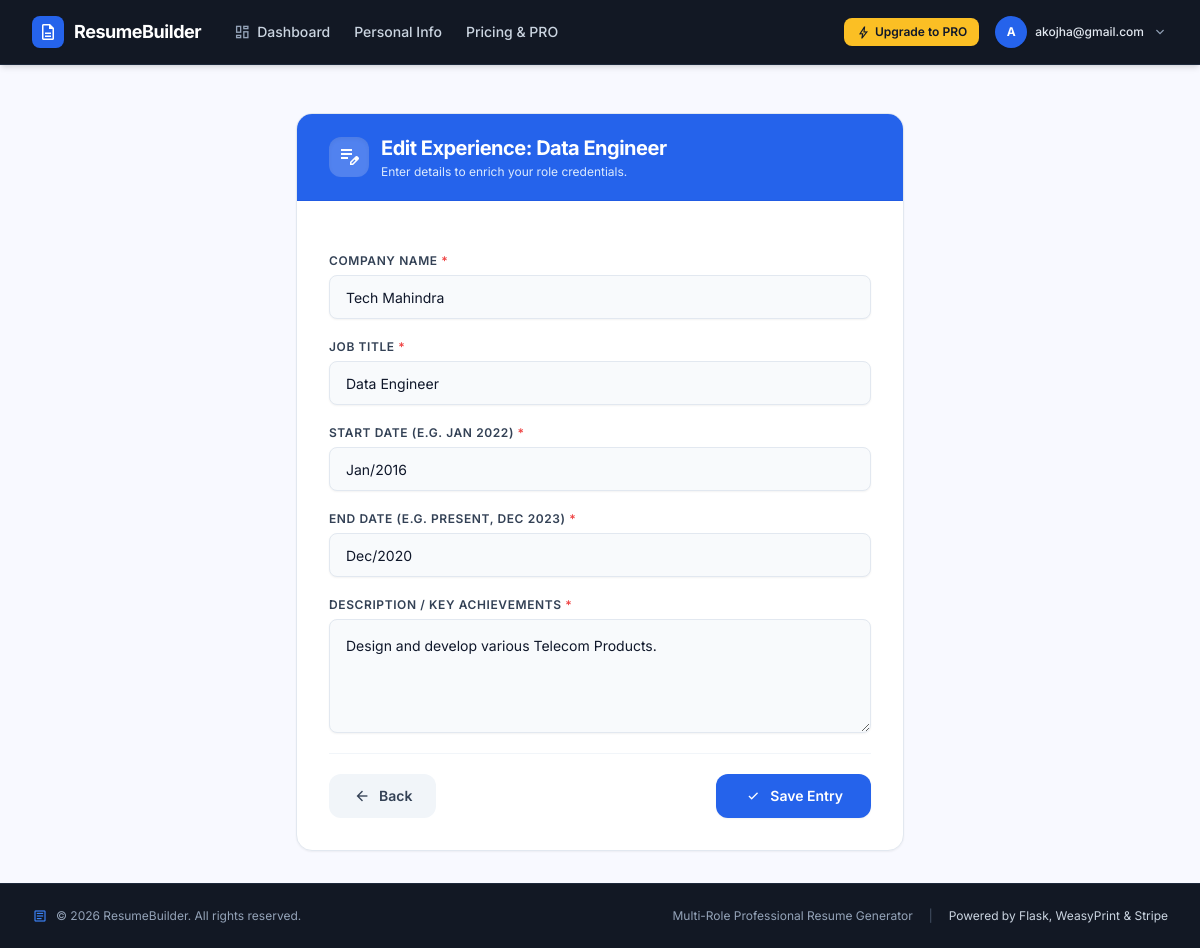
Screenshot of /dashboard/experience/1/edit (signed in) with the database file from the repository.
### app/models.py (models this page shows, shortened)
class User(db.Model, UserMixin):
    id = db.Column(db.Integer, primary_key=True)
    email = db.Column(db.String(120), unique=True, nullable=False)
    password_hash = db.Column(db.String(60), nullable=False)
    is_premium = db.Column(db.Boolean, default=False)
    plan = db.Column(db.String(20), nullable=True)  # 'monthly', 'yearly'
    payment_gateway = db.Column(db.String(20), nullable=True)  # 'stripe', 'razorpay', 'dev'
    subscription_date = db.Column(db.DateTime, nullable=True)
    personal_info = db.relationship('PersonalInfo', backref='owner', uselist=False, lazy=True)
    roles = db.relationship('ResumeRole', backref='author', lazy=True)

class Experience(db.Model):
    id = db.Column(db.Integer, primary_key=True)
    role_id = db.Column(db.Integer, db.ForeignKey('resume_role.id'), nullable=False)
    company = db.Column(db.String(100), nullable=False)
    job_title = db.Column(db.String(100), nullable=False)
    start_date = db.Column(db.String(20))
    end_date = db.Column(db.String(20))
    description = db.Column(db.Text)

### app/dashboard/routes.py (the view, shortened to what this page needs)
@dashboard.route('/experience/<int:exp_id>/edit', methods=['GET', 'POST'])
@login_required
def edit_experience(exp_id):
    exp = db.get_or_404(Experience, exp_id)
    if exp.role.user_id != current_user.id:
        flash('Unauthorized access.', 'danger')
        return redirect(url_for('dashboard.index'))
    form = ExperienceForm(obj=exp)
    return render_template('dashboard/item_form.html', form=form, title=f"Edit Experience: {exp.job_title}")

### app/forms.py
class ExperienceForm(FlaskForm):
    company = StringField('Company Name', validators=[DataRequired()])
    job_title = StringField('Job Title', validators=[DataRequired()])
    start_date = StringField('Start Date (e.g. Jan 2022)', validators=[DataRequired()])
    end_date = StringField('End Date (e.g. Present, Dec 2023)', validators=[DataRequired()])
    description = TextAreaField('Description / Key Achievements', validators=[DataRequired()])
    submit = SubmitField('Add Experience')

### app/models.py (called while the page is built)
@login_manager.user_loader
def load_user(user_id):
    return db.session.get(User, int(user_id))

### app/templates/dashboard/item_form.html (shortened to what this page needs)
{% extends 'base.html' %}
{% block content %}
<div class="max-w-2xl w-full mx-auto px-4 sm:px-6 lg:px-8 py-8 flex-grow">
    <section class="bg-white rounded-2xl shadow-sm border border-slate-200 overflow-hidden">
        <div class="bg-blue-600 px-6 sm:px-8 py-5 border-b border-blue-700/40 text-white flex items-center justify-between">
            <div class="flex items-center space-x-3">
                <div class="w-10 h-10 rounded-xl bg-white/20 flex items-center justify-center text-white shadow-inner">
                    <span class="material-symbols-outlined text-[24px]">edit_note</span>
                </div>
                <div>
                    <h1 class="text-lg sm:text-xl font-bold tracking-tight text-white">{{ title }}</h1>
                    <p class="text-xs text-blue-100 mt-0.5">Enter details to enrich your role credentials.</p>
                </div>
            </div>
        </div>
        <form method="POST" class="p-6 sm:p-8 space-y-5">
            {% for field in form if field.name != 'csrf_token' and field.name != 'submit' %}
                <div class="flex flex-col gap-1.5">
                    <label class="text-xs font-semibold uppercase tracking-wider text-slate-700" for="{{ field.id }}">
                        {{ field.label.text }} <span class="text-red-500">*</span>
                    </label>
                    {% set err_cls = 'border-red-400 ring-1 ring-red-400' if field.errors else 'border-slate-200 focus:border-blue-500 focus:ring-2 focus:ring-blue-500/20' %}
                    {% if field.type == 'TextAreaField' %}
                        <textarea class="w-full rounded-lg bg-slate-50 text-slate-900 text-sm border {{ err_cls }} p-4 focus:bg-white focus:outline-none transition-all shadow-sm"
                                  id="{{ field.id }}"
                                  name="{{ field.name }}"
                                  rows="4"
                                  required>{{ field.data or '' }}</textarea>
                    {% else %}
                        <input class="w-full h-11 px-4 rounded-lg bg-slate-50 text-slate-900 text-sm border {{ err_cls }} focus:bg-white focus:outline-none transition-all shadow-sm"
                               id="{{ field.id }}"
                               name="{{ field.name }}"
                               required
                               type="text"
                               value="{{ field.data or '' }}">
                    {% endif %}
                </div>
            {% endfor %}
            <div class="pt-5 border-t border-slate-100 flex items-center justify-between gap-4">
                <a href="javascript:history.back()" class="px-6 h-11 rounded-xl bg-slate-100 hover:bg-slate-200 text-slate-700 font-semibold text-sm flex items-center justify-center gap-2 transition-all">
                    <span class="material-symbols-outlined text-[18px]">arrow_back</span>
                    <span>Back</span>
                </a>
                <button type="submit" class="px-7 h-11 rounded-xl bg-blue-600 hover:bg-blue-700 text-white font-semibold text-sm flex items-center justify-center gap-2 shadow-sm transition-all active:scale-[0.99] cursor-pointer">
                    <span class="material-symbols-outlined text-[18px]">check</span>
                    <span>Save Entry</span>
                </button>
            </div>
        </form>
    </section>
</div>
{% endblock %}

### app/templates/base.html (shortened to what this page needs)
<!DOCTYPE html>
<html lang="en">
<head>
    <link href="https://cdnjs.cloudflare.com/ajax/libs/font-awesome/6.4.0/css/all.min.css" rel="stylesheet">
    <script src="https://cdn.tailwindcss.com?plugins=forms,container-queries"></script>
    <script id="tailwind-config">
    tailwind.config = {
        darkMode: "class",
        theme: {
            extend: {
                fontFamily: {
                    sans: ['Inter', 'sans-serif'],
                },
                colors: {
                    "tertiary-fixed": "#ffddb8",
                    "secondary-fixed": "#dae2fd",
                    "outline": "#737686",
                    "on-tertiary-fixed-variant": "#653e00",
                    "surface-tint": "#0053db",
                    "on-secondary-fixed": "#131b2e",
                    "on-background": "#0b1c30",
                    "on-surface": "#0b1c30",
                    "surface-container": "#e5eeff",
                    "on-primary-fixed": "#00174b",
                    "surface-container-high": "#dce9ff",
                    "surface-bright": "#f8f9ff",
                    "surface-container-highest": "#d3e4fe",
                    "on-primary-container": "#eeefff",
                    "surface-container-low": "#eff4ff",
                    "primary-container": "#2563eb",
                    "tertiary-container": "#996100",
                    "outline-variant": "#c3c6d7",
                    "inverse-on-surface": "#eaf1ff",
                    "surface-container-lowest": "#ffffff",
                    "on-tertiary": "#ffffff",
                    "surface": "#f8f9ff",
                    "secondary-container": "#dae2fd",
                    "on-secondary-container": "#5c647a",
                    "secondary-fixed-dim": "#bec6e0",
                    "on-tertiary-container": "#ffeedd",
                    "secondary": "#0051d5",
                    "inverse-surface": "#213145",
                    "on-error-container": "#93000a",
                    "primary-fixed": "#dbe1ff",
                    "tertiary-fixed-dim": "#ffb95f",
                    "surface-dim": "#cbdbf5",
                    "on-primary": "#ffffff",
                    "background": "#f8f9ff",
                    "error": "#ba1a1a",
                    "on-surface-variant": "#434655",
                    "inverse-primary": "#b4c5ff",
                    "on-secondary": "#ffffff",
                    "primary-fixed-dim": "#b4c5ff",
                    "on-primary-fixed-variant": "#003ea8",
                    "primary": "#004ac6",
                    "on-error": "#ffffff",
                    "error-container": "#ffdad6",
                    "on-secondary-fixed-variant": "#3f465c",
                    "on-tertiary-fixed": "#2a1700",
                    "tertiary": "#784b00",
                    "surface-variant": "#d3e4fe",
                    brand: {
                        50: '#eff6ff',
                        100: '#dbeafe',
                        500: '#3b82f6',
                        600: '#2563eb',
                        700: '#1d4ed8',
                        900: '#1e3a8a',
                    }
                }
            }
        }
    };
    </script>
</head>
<body class="bg-surface text-on-surface antialiased flex flex-col min-h-screen">
    <header class="sticky top-0 left-0 right-0 z-50 bg-[#121824] border-b border-slate-800 shadow-md">
        <div class="h-16 max-w-7xl mx-auto px-4 sm:px-6 lg:px-8 flex items-center justify-between">
            <div class="flex items-center space-x-6 sm:space-x-8">
                <a class="flex items-center space-x-2.5 group" href="{{ url_for('dashboard.index') if current_user.is_authenticated else url_for('home') }}">
                    <div class="w-8 h-8 rounded-lg bg-blue-600 flex items-center justify-center text-white shadow-sm group-hover:bg-blue-500 transition-colors">
                        <span class="material-symbols-outlined text-[20px]">description</span>
                    </div>
                    <span class="font-bold text-lg tracking-tight text-white">ResumeBuilder</span>
                </a>
                <nav class="hidden md:flex items-center space-x-6 text-sm font-medium">
                    {% if current_user.is_authenticated %}
                        <a class="flex items-center space-x-1.5 text-slate-300 hover:text-white transition-colors" href="{{ url_for('dashboard.index') }}">
                            <span class="material-symbols-outlined text-[18px] text-slate-400">dashboard</span>
                            <span>Dashboard</span>
                        </a>
                        <a class="text-slate-300 hover:text-white transition-colors" href="{{ url_for('dashboard.personal_info') }}">Personal Info</a>
                    {% else %}
                        <a class="text-slate-300 hover:text-white transition-colors" href="{{ url_for('home') }}">Home</a>
                    {% endif %}
                    <a class="text-slate-300 hover:text-white transition-colors" href="{{ url_for('payments.upgrade') }}">Pricing & PRO</a>
                </nav>
            </div>
            <div class="flex items-center space-x-4">
                {% if current_user.is_authenticated %}
                    {% if current_user.is_premium %}
                        <span class="inline-flex items-center gap-1.5 px-3 py-1 rounded-full bg-amber-400/20 text-amber-300 border border-amber-400/40 text-xs font-semibold">
                            <span class="material-symbols-outlined text-[14px]">star</span>
                            <span>PRO Member</span>
                        </span>
                    {% else %}
                        <a href="{{ url_for('payments.upgrade') }}" class="inline-flex items-center space-x-1 bg-amber-400 hover:bg-amber-300 text-slate-900 font-semibold text-xs px-3 py-1.5 rounded-lg shadow-sm transition-all">
                            <span class="material-symbols-outlined text-[15px]">bolt</span>
                            <span>Upgrade to PRO</span>
                        </a>
                    {% endif %}
                    <div class="relative group">
                        <button type="button" class="flex items-center space-x-2 text-slate-300 hover:text-white text-sm focus:outline-none py-1">
                            <div class="w-8 h-8 rounded-full bg-blue-600 text-white flex items-center justify-center font-bold text-xs uppercase shadow-sm">
                                {{ current_user.email[0] }}
                            </div>
                            <span class="hidden sm:inline-block max-w-[150px] truncate text-xs font-medium text-slate-200">{{ current_user.email }}</span>
                            <span class="material-symbols-outlined text-[16px] text-slate-400">expand_more</span>
                        </button>
                    </div>
                {% endif %}
            </div>
        </div>
    </header>
    <main class="flex-grow flex flex-col">
        {% block content %}{% endblock %}
    </main>
    <footer class="w-full bg-[#121824] border-t border-slate-800 text-slate-400 py-6 mt-auto">
        <div class="max-w-7xl mx-auto px-4 sm:px-6 lg:px-8 flex flex-col sm:flex-row items-center justify-between gap-4 text-xs">
            <div class="flex items-center space-x-2">
                <span class="material-symbols-outlined text-[16px] text-blue-500">article</span>
                <span>&copy; 2026 ResumeBuilder. All rights reserved.</span>
            </div>
            <div class="flex items-center space-x-4">
                <span>Multi-Role Professional Resume Generator</span>
                <span class="text-slate-600">|</span>
                <span class="text-slate-300">Powered by Flask, WeasyPrint &amp; Stripe</span>
            </div>
        </div>
    </footer>
</body>
</html>

### app/templates/base.html (style rules this page uses)
body { font-family: 'Inter', sans-serif; margin: 0; padding: 0; min-height: 100vh; display: flex; flex-direction: column; }

### rows the page displays
User: email "A", email "akojha@gmail.com"
Experience: company "Tech Mahindra" "Data Engineer" "Jan/2016" "Dec/2020", description "Design and develop various Telecom Products."

### other values shown
{{ title }} "Edit Experience: Data Engineer"
{{ field.label.text }} "COMPANY NAME" "JOB TITLE" "START DATE (E.G. JAN 2022)" "END DATE (E.G. PRESENT, DEC 2023)" "DESCRIPTION / KEY ACHIEVEMENTS"
